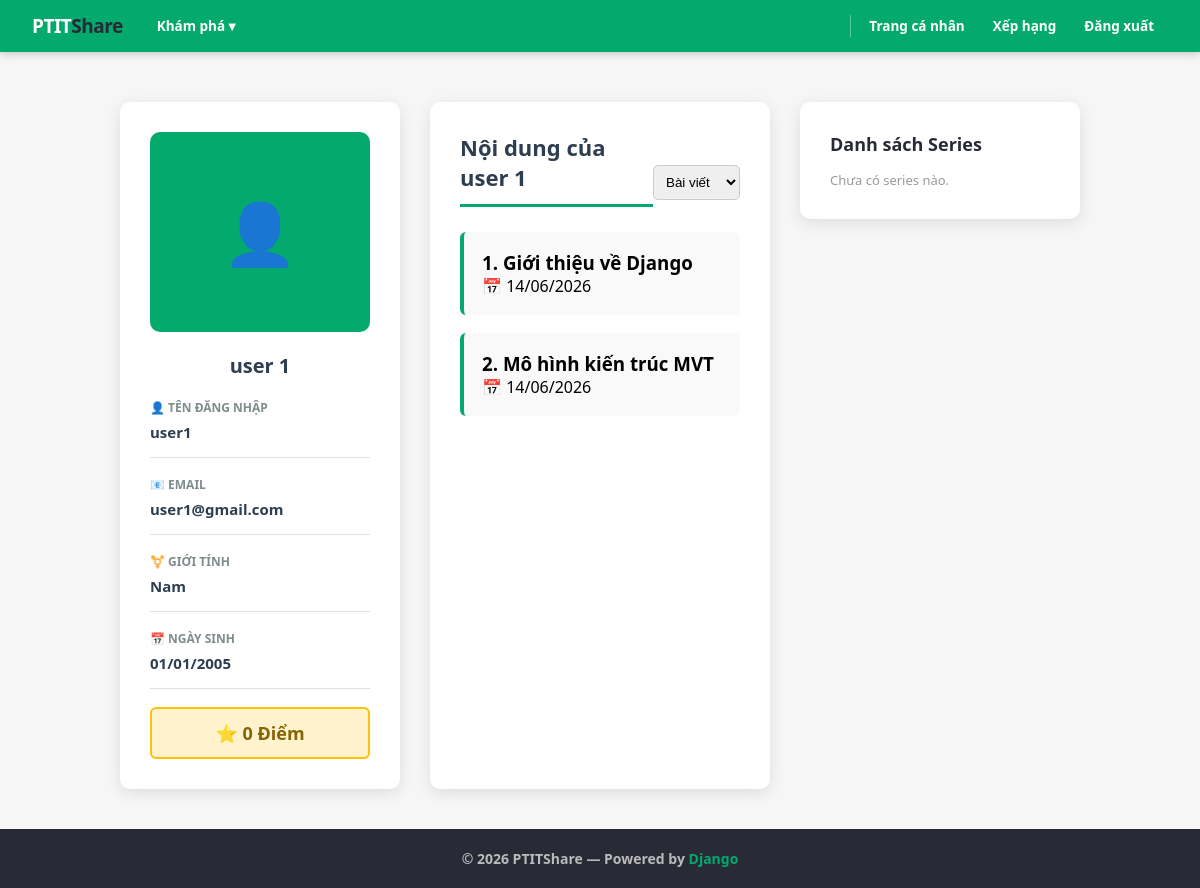
The app's page /blog/users/2/ (signed in) with its own data.
### blog/models.py (models this page shows, shortened)
class User(AbstractUser):
    GENDER_CHOICES = [
        ('Nam', 'Nam'),
        ('Nữ', 'Nữ'),
    ]
    name = models.CharField()
    gender = models.CharField(max_length=10, choices=GENDER_CHOICES)
    birth = models.DateField(null=True, blank=True)
    email = models.EmailField(unique=True)
    mark = models.IntegerField(default=0)

class Article(models.Model):
    title = models.CharField(max_length=255)
    like = models.IntegerField(default=0)
    content = RichTextField()
    author = models.ForeignKey(User, on_delete=models.CASCADE)
    topic = models.ManyToManyField(Topic, blank=True)
    created_at = models.DateTimeField(auto_now_add=True)

### blog/views.py (the view, shortened to what this page needs)
# urls.py: path('users/<int:pk>/', views.user_detail, name='user'),
@login_required(login_url='blog:login')
def user_detail(request, pk):
    user = User.objects.get(id=pk)
    if request.method == 'GET':
        form = SeriesCreateForm()
        series = Series.objects.filter(author=user)
        k = []
        for i in series:
            a = Article_List.objects.filter(series=i)
            k.append([i,a[0].article if len(a)>0 else None])
        return render(request, 'users/user.html', {
            'user': user,
            'form': form,
            'k': k,
        })

### blog/forms.py
class SeriesCreateForm(forms.Form):
    name = forms.CharField(max_length=255)

### blog/templates/users/user.html (shortened to what this page needs)
<!DOCTYPE html>
<html lang="vi">
<head>
</head>
<body>
  <nav class="navbar">
      <a class="nav-logo" href="#">PTIT<span>Share</span></a>
      <div class="nav-dropdown">
          <div class="nav-dropdown-btn">Khám phá ▾</div>
      </div>
      <a href="{% url 'blog:this_user' %}" class="nav-link">Trang cá nhân</a>
      <a href="{% url 'blog:user-list' %}" class="nav-link">Xếp hạng</a>
      <a href="{% url 'blog:logout' %}" class="nav-link">Đăng xuất</a>
  </nav>
  <div class="container">
    <aside class="sidebar">
      <div class="user-avatar">👤</div>
      <h2>{{ user.name }}</h2>
      <div class="info-item">
        <div class="info-label">👤 Tên đăng nhập</div>
        <div class="info-value">{{ user.username }}</div>
      </div>
      <div class="info-item">
        <div class="info-label">📧 Email</div>
        <div class="info-value">{{ user.email }}</div>
      </div>
      {% if user.gender %}
        <div class="info-item">
          <div class="info-label">⚧️ Giới tính</div>
          <div class="info-value">{{ user.gender }}</div>
        </div>
      {% endif %}
      {% if user.birth %}
        <div class="info-item">
          <div class="info-label">📅 Ngày sinh</div>
          <div class="info-value">{{ user.birth|date:"d/m/Y" }}</div>
        </div>
      {% endif %}
      <div class="mark-badge">⭐ {{ user.mark }} Điểm</div>
    </aside>
    <main class="content">
      <div style="display: flex; justify-content: space-between; align-items: center;">
        <h2> Nội dung của {{ user.name }}</h2>
        <select id="content-selector" onchange="showContent(this.value)" style="padding: 8px; border-radius: 5px; border: 1px solid #ccc;">
          <option value="articles">Bài viết</option>
        </select>
      </div>
      <div id="articles" class="content-section">
        {% if user.article_set.all %}
          <div class="articles-list">
            {% for article in user.article_set.all %}
              <div style="display: flex; justify-content: space-between; " class="article-item">
                <a href="{% url 'blog:article' article.id %}" style="text-decoration: none; color: inherit; display: block;">
                  <h3>{{ article.title }}</h3>
                  <div class="article-meta">📅 {{ article.created_at|date:"d/m/Y" }}</div>
                </a>
              </div>
            {% endfor %}
          </div>
        {% else %}
          <div class="empty-state"><p>📭 Chưa có bài viết nào</p></div>
        {% endif %}
      </div>
    </main>
    <aside class="sidebar">
        <h3 style="font-size: 18px; margin-bottom: 15px; color: var(--dark);">Danh sách Series</h3>
        <ul style="list-style: none; padding: 0;">
          {% for s in k %}
            <li style="margin-bottom: 10px; padding: 8px; background: #f9f9f9; border-radius: 4px; border-left: 3px solid var(--green); display: flex; justify-content: space-between;">
              {% if s.1 %}
                <a href="{% url 'blog:article' s.1.id %}" style="text-decoration:none; color: var(--green-dark); font-weight: 600;">{{ s.0.name }}</a>
              {% else %}
                <span style="color: #666; font-weight: 600;">{{ s.0.name }}</span>
              {% endif %}
              {% if request.user == user %}
                <form method="post">
                  {% csrf_token %}
                  <button name="form" value="{{s.0.id}}">❌</button>
                </form>
              {% endif %}
            </li>
          {% empty %}
            <li style="color: #999; font-size: 13px;">Chưa có series nào.</li>
          {% endfor %}
        </ul>
    </aside>
  </div>
  <footer>
    &copy; 2026 PTITShare &mdash; Powered by <a href="#">Django</a>
  </footer>
</body>
</html>

### blog/templates/users/user.html (style rules this page uses)
:root { --green: #04AA6D; --green-dark: #059862; --green-light: #e8f8f2; --dark: #282A35; --gray-bg: #f6f6f6; --border: #e0e0e0; --muted: #6c757d; }
* { margin: 0; padding: 0; box-sizing: border-box; }
body { font-family: 'Segoe UI', Tahoma, Geneva, Verdana, sans-serif; background: var(--gray-bg); min-height: 100vh; display: flex; flex-direction: column; }
.navbar { background: var(--green); height: 52px; display: flex; align-items: center; padding: 0 32px; position: sticky; top: 0; z-index: 100; box-shadow: 0 2px 8px rgba(0,0,0,.2); }
.nav-logo { font-size: 19px; font-weight: 700; color: #fff; text-decoration: none; margin-right: 20px; letter-spacing: -.5px; }
.nav-logo span { color: var(--dark); }
.nav-dropdown { position: relative; }
.nav-dropdown-btn { display: flex; align-items: center; gap: 5px; color: #fff; font-size: 13.5px; font-weight: 700; padding: 0 14px; height: 52px; cursor: pointer; transition: background .15s; }
.nav-link { color: #fff; text-decoration: none; font-size: 13.5px; font-weight: 700; padding: 0 14px; height: 52px; display: flex; align-items: center; transition: background .15s; }
.container { max-width: 1400px; margin-top: 50px; margin-left: 100px; margin-right: 100px; padding: 0px 20px; display: grid; grid-template-columns: 280px 1fr 280px; gap: 30px; padding-bottom: 40px; }
.sidebar { background: white; padding: 30px; border-radius: 10px; box-shadow: 0 4px 15px rgba(0,0,0,0.1); height: fit-content; }
.user-avatar { width: 100%; height: 200px; background: var(--green); border-radius: 10px; display: flex; align-items: center; justify-content: center; font-size: 60px; margin-bottom: 20px; color: white; }
.sidebar h2 { font-size: 20px; color: #2c3e50; margin-bottom: 20px; text-align: center; }
.info-item { margin-bottom: 18px; padding-bottom: 15px; border-bottom: 1px solid #e0e0e0; }
.info-label { color: #7f8c8d; font-size: 12px; font-weight: 600; text-transform: uppercase; margin-bottom: 6px; }
.info-value { color: #2c3e50; font-size: 15px; font-weight: 600; }
.mark-badge { background: #fff3cd; border: 2px solid #ffc107; color: #856404; padding: 12px; border-radius: 6px; text-align: center; font-size: 18px; font-weight: 700; margin-top: 15px; }
.content { background: white; padding: 30px; border-radius: 10px; box-shadow: 0 4px 15px rgba(0,0,0,0.1); }
.content h2 { font-size: 22px; color: #2c3e50; margin-bottom: 25px; padding-bottom: 12px; border-bottom: 3px solid var(--green); display: inline-block; }
.article-item { padding: 18px; background: #f9f9f9; border-left: 4px solid var(--green); border-radius: 6px; margin-bottom: 18px; display: block; text-decoration: none; color: inherit; }
footer { background: var(--dark); padding: 20px; text-align: center; font-size: 14px; font-weight: 600; color: #bbb; margin-top: auto; }
footer a { color: var(--green); text-decoration: none; font-weight: 700; }

### records on screen
User: name "user 1", username "user1", email "user1@gmail.com", gender "Nam", birth "01/01/2005", mark "0"
Article: title "1. Giới thiệu về Django", created_at "14/06/2026"
Article: title "2. Mô hình kiến trúc MVT", created_at "14/06/2026"
